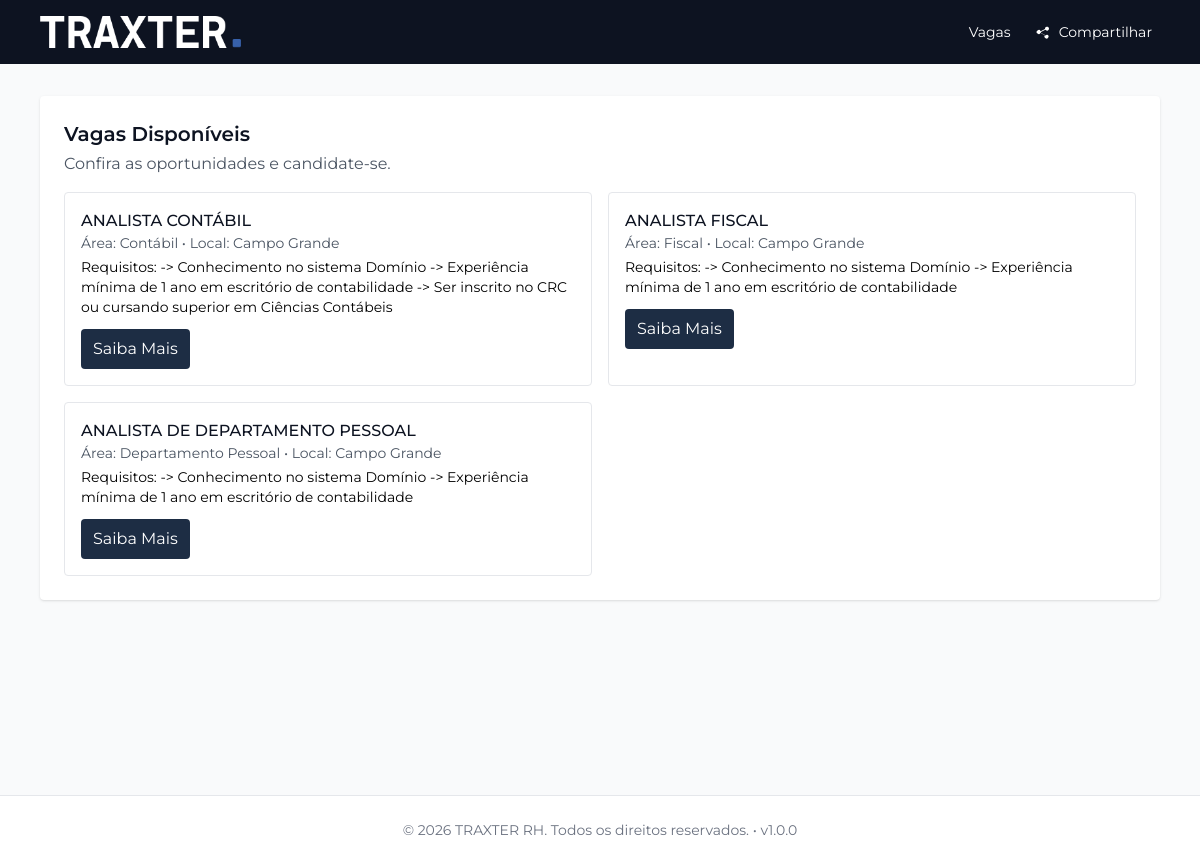
Screenshot of /vagas (signed in) with the database file from the repository.
### tables this page shows
CREATE TABLE `vagas` (
  `id` int(11) NOT NULL,
  `titulo` varchar(150) NOT NULL,
  `descricao` text NOT NULL,
  `requisitos` text NOT NULL,
  `area` varchar(100) DEFAULT NULL,
  `local` varchar(100) DEFAULT NULL,
  `ativo` tinyint(1) NOT NULL DEFAULT '1',
  `created_at` timestamp NULL DEFAULT CURRENT_TIMESTAMP
);

### app/controllers/HomeController.php (called while the page is built, shortened)
<?php
class HomeController extends Controller
{
    public function index(): void
    {
        try {
            $vagas = Vaga::allActive();
        } catch (\Throwable $e) {
            $vagas = [];
            $erro = 'Falha ao consultar vagas: ' . $e->getMessage();
        }
        $this->view->render('home/index', ['vagas' => $vagas, 'erro' => $erro ?? null]);
    }
}

### index.php (called while the page is built, shortened)
<?php
try {
    $cfg = Config::get();
    $baseUrl = (string)($cfg['app']['base_url'] ?? '');
    $basePath = (string)parse_url($baseUrl, PHP_URL_PATH);
    $basePath = rtrim($basePath, '/');
    $router = new Router($basePath);
    $router->get('/vagas', [HomeController::class, 'index']);
    $router->get('/vaga/{id}', [HomeController::class, 'vaga']);
    $router->post('/candidatar/{id}', [HomeController::class, 'candidatar']);
    $router->post('/api/check-cpf', [ApiController::class, 'checkCpf']);
    $router->post('/api/pipeline/move', [AdminPipelineController::class, 'move']);
    $router->post('/api/admin/usuarios/{id}/password', [AdminUsuariosController::class, 'adminChangePasswordApi']);
    $router->get('/login', [AuthController::class, 'login']);
    $router->post('/login', [AuthController::class, 'doLogin']);
    $router->get('/logout', [AuthController::class, 'logout']);
    $router->get('/forgot-password', [PasswordRecoveryController::class, 'requestForm']);
    $router->post('/forgot-password', [PasswordRecoveryController::class, 'sendToken']);
    $router->get('/reset-password/{token}', [PasswordRecoveryController::class, 'resetForm']);
    $router->post('/reset-password/{token}', [PasswordRecoveryController::class, 'performReset']);
    $router->get('/admin/login', [AuthController::class, 'login']);
    $router->post('/admin/login', [AuthController::class, 'doLogin']);
    $router->get('/admin/logout', [AuthController::class, 'logout']);
    $router->get('/admin/forgot-password', [PasswordRecoveryController::class, 'requestForm']);
    $router->post('/admin/forgot-password', [PasswordRecoveryController::class, 'sendToken']);
    $router->get('/admin/reset-password/{token}', [PasswordRecoveryController::class, 'resetForm']);
    $router->post('/admin/reset-password/{token}', [PasswordRecoveryController::class, 'performReset']);
    $router->get('/admin', [AdminController::class, 'index']);
    $router->get('/admin/manual', [AdminManualController::class, 'index']);
    $router->get('/admin/pipeline', [AdminPipelineController::class, 'index']);
    $router->get('/admin/vagas', [AdminVagasController::class, 'index']);
    $router->get('/admin/vagas/novo', [AdminVagasController::class, 'create']);
    $router->post('/admin/vagas/novo', [AdminVagasController::class, 'store']);
    $router->get('/admin/vagas/editar/{id}', [AdminVagasController::class, 'edit']);
    $router->post('/admin/vagas/editar/{id}', [AdminVagasController::class, 'update']);
    $router->post('/admin/vagas/excluir/{id}', [AdminVagasController::class, 'delete']);
    $router->get('/admin/candidaturas', [AdminCandidaturasController::class, 'index']);
    $router->get('/admin/candidaturas/{id}', [AdminCandidaturasController::class, 'show']);
    $router->get('/admin/candidaturas/{id}/download', [AdminCandidaturasController::class, 'download']);
    $router->post('/admin/candidaturas/{id}/atualizar', [AdminCandidaturasController::class, 'update']);
    $router->post('/admin/candidaturas/{id}/indicacao', [AdminCandidaturasController::class, 'updateIndicacao']);
    $router->get('/admin/indicacoes', [AdminIndicacoesController::class, 'index']);
    $router->get('/admin/indicacoes/export', [AdminIndicacoesController::class, 'export']);
    $router->post('/admin/indicacoes/{id}/pagar', [AdminIndicacoesController::class, 'markPago']);
    $router->post('/admin/indicacoes/{id}/pagar/editar-data', [AdminIndicacoesController::class, 'updatePaymentDate']);
    $router->get('/api/indicacoes/{id}/status', [AdminIndicacoesController::class, 'statusApi']);
    $router->get('/api/financeiro/contas-receber/indicacoes', [AdminIndicacoesController::class, 'contasReceberApi']);
    $router->get('/api/financeiro/conciliacao/indicacoes', [AdminIndicacoesController::class, 'conciliacaoApi']);
    $router->get('/api/financeiro/relatorios/indicacoes', [AdminIndicacoesController::class, 'relatoriosFinanceirosApi']);
    $router->get('/admin/beneficios', [AdminBeneficiosController::class, 'index']);
    $router->get('/admin/beneficios/novo', [AdminBeneficiosController::class, 'create']);
    $router->post('/admin/beneficios/novo', [AdminBeneficiosController::class, 'store']);
    $router->get('/admin/beneficios/editar/{id}', [AdminBeneficiosController::class, 'edit']);
    $router->post('/admin/beneficios/editar/{id}', [AdminBeneficiosController::class, 'update']);
    $router->post('/admin/beneficios/excluir/{id}', [AdminBeneficiosController::class, 'delete']);
    $router->get('/admin/usuarios', [AdminUsuariosController::class, 'index']);
    $router->get('/admin/usuarios/novo', [AdminUsuariosController::class, 'create']);
    $router->get('/admin/usuarios/{id}', [AdminUsuariosController::class, 'show']);
    $router->post('/admin/usuarios/novo', [AdminUsuariosController::class, 'store']);
    $router->post('/admin/usuarios/supervisor/garantir', [AdminSupervisorController::class, 'ensure']);
    $router->post('/admin/usuarios/{id}/role', [AdminUsuariosController::class, 'updateRole']);
    $router->post('/admin/usuarios/{id}/status', [AdminUsuariosController::class, 'updateStatus']);
    $router->post('/admin/usuarios/{id}/excluir', [AdminUsuariosController::class, 'delete']);
    $router->dispatch();
} catch (\Throwable $e) {
    error_log($e->getMessage());
    http_response_code(500);
    echo "Erro interno do sistema.";
}

### app/core/Config.php (called while the page is built, shortened)
<?php
class Config
{
    private static ?array $cache = null;
    public static function get(): array
    {
        if (self::$cache !== null) {
            return self::$cache;
        }
        $baseConfigPath = __DIR__ . '/../config/config.php';
        $config = [
            'app' => [
                'name' => 'TRAXTER RH',
                'version' => '1.0.0',
                'release_date' => '',
                'base_url' => '',
                'public_jobs_url' => '',
                'env' => 'auto'
            ],
            'database' => [
                'dsn' => '',
                'user' => '',
                'pass' => ''
            ],
            'security' => [
                'csrf_key' => 'csrf_token',
                'session_name' => 'CTPRICESESSID'
            ],
            'mail' => [
                'enabled' => false,
                'from' => '',
                'to_hr' => ''
            ],
            'logging' => [
                'level' => 'INFO',
                'alert_email' => '',
                'viewer_key' => ''
            ]
        ];
        if (is_file($baseConfigPath)) {
            $base = require $baseConfigPath;
            if (is_array($base)) {
                $config = array_replace_recursive($config, $base);
            }
        }
        $env = self::detectEnv((string)($config['app']['env'] ?? 'auto'));
        $config['app']['env'] = $env;
        $config['app']['base_url'] = self::detectBaseUrl((string)($config['app']['base_url'] ?? ''));
        $config['app']['public_jobs_url'] = self::detectPublicJobsUrl(
            (string)($config['app']['public_jobs_url'] ?? ''),
            (string)$config['app']['base_url']
        );
        self::$cache = $config;
        return self::$cache;
    }
    public static function app(): array
    {
        $cfg = self::get();
        return [
            'name' => $cfg['app']['name'],
            'product_name' => $cfg['app']['name'],
            'version' => (string)($cfg['app']['version'] ?? '1.0.0'),
            'release_date' => (string)($cfg['app']['release_date'] ?? ''),
            'base_url' => (string)($cfg['app']['base_url'] ?? ''),
            'public_jobs_url' => (string)($cfg['app']['public_jobs_url'] ?? ''),
            'env' => (string)($cfg['app']['env'] ?? 'development'),
            'security' => $cfg['security'],
            'mail' => $cfg['mail'],
            'logging' => $cfg['logging'],
            'database' => [
                'dsn' => $cfg['database']['dsn'],
                'user' => $cfg['database']['user'],
                'pass' => $cfg['database']['pass'],
                'options' => [
                    \PDO::ATTR_ERRMODE => \PDO::ERRMODE_EXCEPTION,
                    \PDO::ATTR_DEFAULT_FETCH_MODE => \PDO::FETCH_ASSOC,
                    \PDO::ATTR_EMULATE_PREPARES => false,
                    \PDO::ATTR_TIMEOUT => 5
                ]
            ]
        ];
    }
    private static function detectEnv(string $configured): string
    {
        $host = strtolower((string)($_SERVER['HTTP_HOST'] ?? $_SERVER['SERVER_NAME'] ?? ''));
        if (
            $host === 'localhost' ||
            str_starts_with($host, 'localhost:') ||
            $host === '127.0.0.1' ||
            str_starts_with($host, '127.0.0.1:') ||
            $host === '::1'
        ) {
            return 'development';
        }
        return 'production';
    }
    private static function detectBaseUrl(string $configured): string
    {
        $proto = (string)($_SERVER['HTTP_X_FORWARDED_PROTO'] ?? '');
        $isHttps =
            (!empty($_SERVER['HTTPS']) && $_SERVER['HTTPS'] !== 'off') ||
            (isset($_SERVER['SERVER_PORT']) && (int)$_SERVER['SERVER_PORT'] === 443) ||
            strtolower($proto) === 'https';
        $scheme = $isHttps ? 'https' : 'http';
        $host = (string)($_SERVER['HTTP_HOST'] ?? $_SERVER['SERVER_NAME'] ?? 'localhost');
        $scriptName = str_replace('\\', '/', (string)($_SERVER['SCRIPT_NAME'] ?? '/index.php'));
        $basePath = rtrim(dirname($scriptName), '/');
        return rtrim($scheme . '://' . $host . $basePath, '/');
    }
    private static function detectPublicJobsUrl(string $configured, string $baseUrl): string
    {
        return rtrim($baseUrl, '/') . '/vagas';
    }
}

### app/core/Database.php (called while the page is built)
<?php
class Database
{
    private static ?PDO $pdo = null;
    public static function conn(): \PDO
    {
        if (self::$pdo === null) {
            $config = Config::app()['database'];
            try {
                self::$pdo = new \PDO($config['dsn'], $config['user'], $config['pass'], $config['options']);
            } catch (\PDOException $e) {
                if (Config::app()['env'] === 'dev') {
                    error_log('Database connection failed: ' . $e->getMessage());
                    throw new \RuntimeException('MySQL não está rodando. Inicie o MySQL no XAMPP Control Panel.');
                }
                throw new \RuntimeException('Erro ao conectar ao banco de dados: ' . $e->getMessage());
            }
        }
        return self::$pdo;
    }
}

### app/models/Vaga.php (called while the page is built, shortened)
<?php
class Vaga
{
    public static function allActive(): array
    {
        $sql = 'SELECT id, titulo, requisitos, area, local FROM vagas WHERE ativo = 1 ORDER BY created_at DESC';
        $stmt = Database::conn()->query($sql);
        return $stmt->fetchAll(PDO::FETCH_ASSOC);
    }
}

### app/core/Security.php (called while the page is built, shortened)
<?php
class Security
{
    public static function e(string $value): string
    {
        return htmlspecialchars($value, ENT_QUOTES | ENT_SUBSTITUTE, 'UTF-8');
    }
}

### app/views/home/index.php (the view, shortened to what this page needs)
<div class="bg-white shadow rounded p-6">
  <h2 class="text-xl font-semibold text-ctpblue">Vagas Disponíveis</h2>
  <p class="text-gray-600 mt-1">Confira as oportunidades e candidate-se.</p>
  <div class="mt-4 grid md:grid-cols-2 gap-4">
    <?php if (empty($vagas)): ?>
      <div class="text-gray-500">Nenhuma vaga ativa no momento.</div>
    <?php else: ?>
      <?php foreach ($vagas as $v): ?>
        <div class="border rounded p-4">
          <h3 class="font-medium text-ctpblue"><?= Security::e($v['titulo']) ?></h3>
          <p class="text-sm text-gray-600">Área: <?= Security::e($v['area']) ?> • Local: <?= Security::e($v['local']) ?></p>
          <p class="text-sm mt-1">Requisitos: <?= Security::e($v['requisitos']) ?></p>
          <a href="<?= $base ?>/vaga/<?= (int)$v['id'] ?>" class="mt-3 inline-block bg-ctgreen text-white px-3 py-2 rounded hover:bg-ctdark">Saiba Mais</a>
        </div>
      <?php endforeach; ?>
    <?php endif; ?>
  </div>
</div>

### app/views/layouts/main.php (style rules this page uses)
body { font-family: 'Montserrat', system-ui, -apple-system, sans-serif; }

### rows the page displays
vagas: titulo "ANALISTA CONTÁBIL", area "Contábil", local "Campo Grande", requisitos "-> Conhecimento no sistema Domínio -> Experiência mínima de 1 ano em escritório de contabilidade -> Ser inscrito no CRC ou cursando superior em Ciências Contábeis"
vagas: titulo "ANALISTA FISCAL", area "Fiscal", local "Campo Grande", requisitos "-> Conhecimento no sistema Domínio -> Experiência mínima de 1 ano em escritório de contabilidade"
vagas: titulo "ANALISTA DE DEPARTAMENTO PESSOAL", area "Departamento Pessoal", local "Campo Grande", requisitos "-> Conhecimento no sistema Domínio -> Experiência mínima de 1 ano em escritório de contabilidade"

### other values shown
Config::app()['product_name'] "TRAXTER RH"
Config::app()['version'] "1.0.0"
